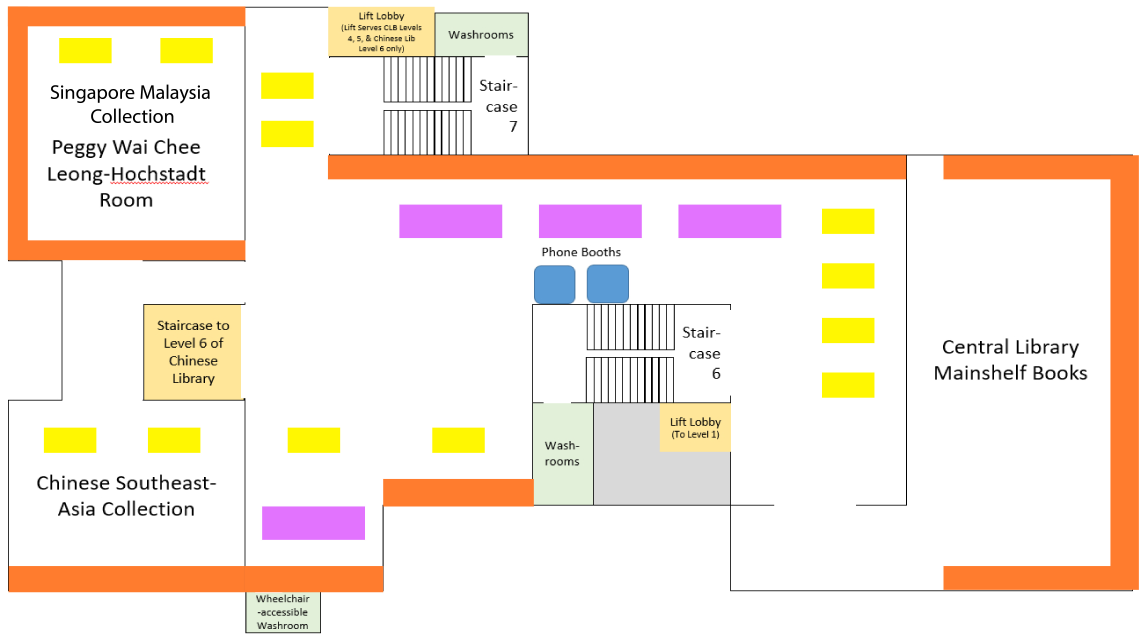
#> input picture floorplan_images/L_5.jpg, 5692 x 3200 px (shown at 1/5 size)
$ jupyter execute --allow-errors heatmap.ipynb
#> lines starting #> are read from the running program, lines starting #| are printed output that depends on the picture
[cell 1]
import matplotlib.pyplot as plt
import numpy as np
import random
import cv2
import os
from matplotlib.colors import LinearSegmentedColormap

[cell 2]
images_path = {'3': "floorplan_images/L_3.png",
               '4':"floorplan_images/L_4.png",
               '5': 'floorplan_images/L_5.jpg',
               '6':"loorplan_images/L_6.jpg",
               '6Chinese':"floorplan_images/L_6Chinese.jpg"}
regions_coordinates = {'3':{'Discussion.Cubicles':[[4103,5450,522,748]],'Soft.seats':[[1738,811,187,330],[1969,3542,621,1215],[4356,5467,192,330],[4488,5456,2860,3014]],
                            'Moveable.seats':[[4367,5362,1050,2090]]},
                       '4':{'Soft.seats':[[1166,1639,682,1155],[2178,2656,1309,1721],[3228,3822,792,902],[4625,5098,1639,2530],[4537,5175,2799,2909]],
                             'Sofa':[[1039,1749,1375,1584], [2909, 3987,1364,1606]]},
                       '5':{'Windowed.Seats':[[36 ,1220,40,132],[40, 128,136,1308],[144,1224,1212,1304],[1240,4532,780,900],[1912,2668,2396,2528],[44,1912,2840,2960],[4720,5548,784,904],[5548,5688,784,2948],[4720,5548,2836,2948]],
                             'X4.man.tables':[[288,1068,196,316],[1304,1568,368,736],[212,1004,2140,2260],[1432,1704,2144,2264],[2160,2136,2432,2264]],
                             'X8.man.tables':[[1992,3904,1024,1188],[1300,1828,2528,2700]]},
                        '6':{'Diagonal.Seats':[[624,2007,348,492]],
                             'Cubicle.seats':[[144,519,300,507], [1614,1986,675,1356]],
                             'Windowed.Seats':[[150,2292,63,159],[2250,2355,267,1404] ,[1803,2283,1491,1587]]},
                        '6Chinese':{'Diagonal.Seats':[[610,2342,918,1084]],
                                    'Cubicle.seats':[[710,2342,1252,1340]],
                                    'Windowed.Seats':[[208,300,756,1314],[630,2860,2022,2100],[2982,3074,1022,1992]]}}


students = {'Windowed.Seats':20, 'X4.man.tables':40,'X8.man.tables':80}

[cell 3]
def blur_img(contour_data):
    contour_blur = cv2.GaussianBlur(contour_data, ksize=(251,251), sigmaX=25, sigmaY=25)
    return contour_blur

#> (a cell that did not finish here is left out)

[cell 5]
image = cv2.imread(images_path['5'])
#> image is the input picture: shape (3200, 5692, 3); mean B, G, R 223.2, 234.5, 247.9
region = regions_coordinates['5']

def z_data(region,students,contour_data):
        for type in region:
                for coordinates in region[type]:
                        x_1 = coordinates[0]
                        x_2 = coordinates[1]
                        y_1 = coordinates[2]
                        y_2 = coordinates[3]
                        for x in range(x_1,x_2 +1):
                                for y in range(y_1, y_2 +1):
                                        contour_data[y,x] = students[type]
        return contour_data


def generate_floorplan_contour(image, region, students):
        x_range = np.arange(image.shape[1])
        y_range = np.arange(image.shape[0])
        xx,yy = np.meshgrid(x_range,y_range)
        contour_data = np.zeros_like(xx, dtype=np.float32)
        contour_data = z_data(region,students,contour_data)
        contour_data = blur_img(contour_data)
        fig, ax = plt.subplots(figsize=(8, 8))
        ax.imshow(image)
        # Create a colormap for the contour plot
        cmap = LinearSegmentedColormap.from_list('custom_colormap', [(0, 'white'), (1, 'blue')], N=256)
        contours = ax.pcolormesh(xx, yy, contour_data, cmap= cmap, alpha=0.5)
        ax.set_title('Contour Plot')
        plt.show()

#> (a cell that did not finish here is left out)

[cell 7]
'''from scipy.stats import multivariate_normal
regions = {'a':[476,844,154,291], 'b':[1000,1280,120,650]}
students ={'a':40, 'b':'80'}
image = plt.imread('/Users/yg/Downloads/floorplan images/Level 3.png')
def z_data(region, student,contour_data):
        x_1 = region[0]
        x_2 = region[1]
        y_1 = region[2]
        y_2 = region[3]
        for x in range(x_1,x_2 +1):
                for y in range(y_1, y_2 +1):
                        contour_data[y,x] = multivariate_normal([0, 0], [[10.0, 2.], [2., 10.0]])
        return contour_data


def generate_floorplan_contour(image, regions, students):
        x_range = np.arange(image.shape[1])
        y_range = np.arange(image.shape[0])
        xx,yy = np.meshgrid(x_range,y_range)
        contour_data = np.zeros_like(xx, dtype=np.float32)
        for region in regions.values():
                for student in students.values():
                        contour_data = z_data(region,student,contour_data)
        fig, ax = plt.subplots(figsize=(8, 8))
        ax.imshow(image)
        # Create a colormap for the contour plot
        cmap = LinearSegmentedColormap.from_list('custom_colormap', [(0, 'white'), (1, 'blue')], N=256)
        contours = ax.pcolormesh(xx, yy, contour_data, cmap= cmap, alpha=0.5)
        ax.set_title('Contour Plot')
        plt.show()

generate_floorplan_contour(image, regions, students)'''

[cell 8]
import numpy as np
import matplotlib.pyplot as plt
from scipy.stats import multivariate_normal

x, y = np.mgrid[-10:10:.1, -10:10:.1]
rv = multivariate_normal([0, 0], [[10.0, 2.], [2., 10.0]])
data = np.dstack((x, y))
z = rv.pdf(data)
plt.contourf(x, y, z, cmap='coolwarm')
plt.show()
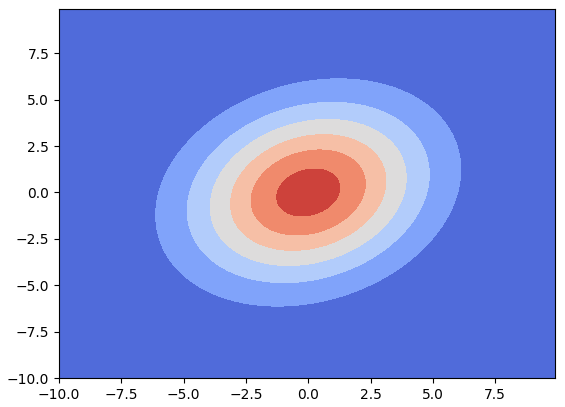
#> figure drawn by matplotlib, 1 panel
#> (the rest of this cell did not finish here and is left out)
